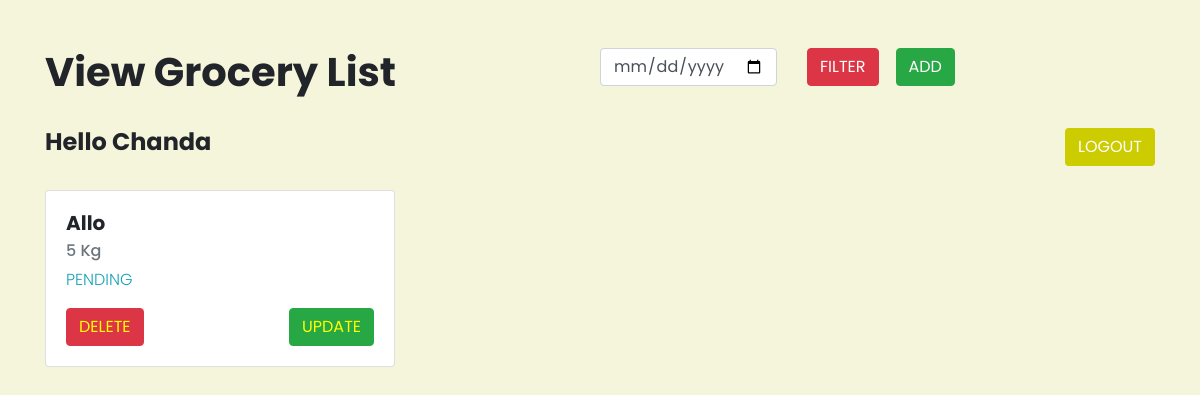
Page / (signed in) on the earlier database version.
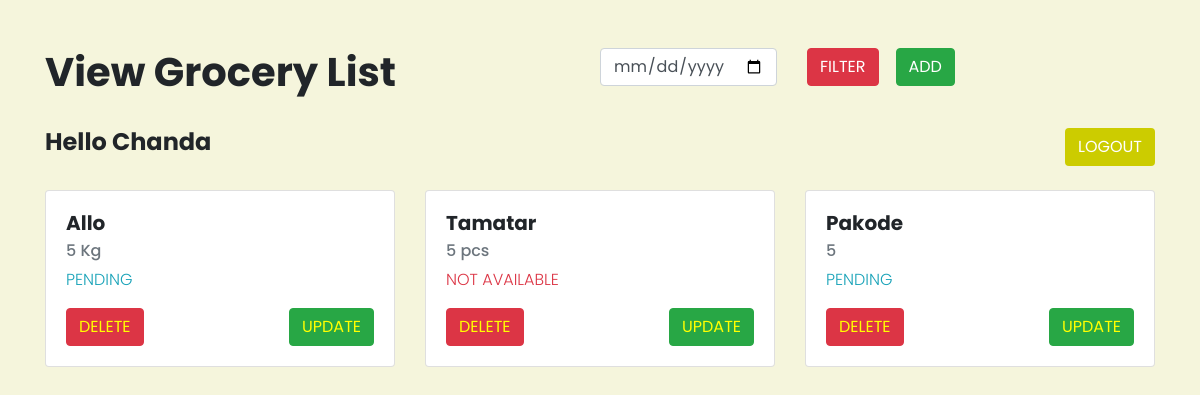
Same page on the later database version.
### accounts/models.py (models this page shows, shortened)
class Item(models.Model):
    STATUS_CHOICES=(("PENDING","Pending"),("NOT AVAILABLE","Not Available"),("BOUGHT","Bought"))
    name = models.CharField(max_length=200)
    quantity = models.CharField(max_length=200)
    status = models.CharField(max_length=20,
                  choices=STATUS_CHOICES,
                  default="PENDING")
    added_date = models.DateField()
    buyer = models.ForeignKey(User, on_delete=models.CASCADE,null=True)

### accounts/views.py (the view)
# urls.py: path('', views.home,name="home"),
@login_required(login_url='login')
def home(request):
	if request.method == "GET" :
		date1 = request.GET.get('date1','')
		if(date1==''):
			item = Item.objects.filter(buyer=request.user)
			data = {'item':item}
			return render(request, 'index.html', data)
		else:
			item = Item.objects.filter(buyer=request.user, added_date=date1)
			data={'item': item}
			return render(request,'index.html',data)

### accounts/templates/index.html (shortened to what this page needs)
{% load static %}
<html>
    <head>
        <link rel="stylesheet" href="https://maxcdn.bootstrapcdn.com/bootstrap/4.4.1/css/bootstrap.min.css">
         <link rel="stylesheet" href="//code.jquery.com/ui/1.12.1/themes/base/jquery-ui.css">
  <link rel="stylesheet" href="/resources/demos/style.css">
        <link rel="stylesheet" type="text/css" href="{% static 'css/style.css' %}">
    </head>
    <body>
        <div class="container mt-5">
            <div class="row">
                <div class="col-lg-6">
                    <h1>View Grocery List</h1>
                </div>
                <div class="col-lg-6 float-right">
                    <div class="row">
                    <form class="row" action="/search" method="get">
                        <div class="col-lg-8">
                            <input id="date1" type="date" name="date" class="form-control">
                        </div>
                        <div class="col-lg-2">
                            <input type="submit" class="btn btn-danger" value="FILTER" onclick="filterdate()">
                        </div>
                    </form>
                        <div class="col-lg-2">
                           <a href="{% url 'add' %}" class="btn btn-success" value="ADD">ADD</a>
                        </div>
                    </div>
                </div>
            </div>
            <br>
            <div class="row">
              <div class="col-lg-10">
                    <h4>Hello {{request.user}}</h4>
                </div>
                <div class="col-lg-2">
                    <a href="{% url 'logout' %}" class="btn " style="float:right; background-color: #CCCC00; color: white" value="LOGOUT">LOGOUT</a>
                </div>
            </div>
            <div class="row mt-4">
                {% for i in item %}
                <div class="col-lg-4">
                    <div class="card mb-4">
                        <div class="card-body">
                          <h5 class="card-title">{{i.name}}</h5>
                          <h6 class="card-subtitle mb-2 text-muted">{{i.quantity}}</h6>
                          {% if 'PENDING' == i.status %}
                          <p class="text-info">{{i.status}}</p>
                          {% elif 'NOT AVAILABLE' == i.status %}
                          <p class="text-danger">{{i.status}}</p>
                          {% else %}
                          <p class="text-success">{{i.status}}</p>
                          {% endif %}
                            <a href="{% url 'delete' i.id %}" class="btn btn-danger" style="float:left; color: yellow;" onclick="delete1" value="DELETE">DELETE</a>
                           <a href="{% url 'update' i.id %}" class="btn btn-success" style="float:right; color: yellow;"  value="UPDATE">UPDATE</a>
                        </div>
                      </div>
                </div>
               {% endfor %}
            </div>
        </div>
    </body>
</html>

### static/css/style.css (style rules this page uses)
body { font-family: 'Poppins', sans-serif; font-weight: 300; background-color: beige; }
h1, h2, h3, h4, h5 { font-family: 'Poppins', sans-serif; font-weight: 700; }
.card { margin-bottom: 10px; }

Differences in the rows shown:
added Item: name "Tamatar", quantity "5 pcs", status "NOT AVAILABLE"
added Item: name "Pakode", quantity "5", status "PENDING"
